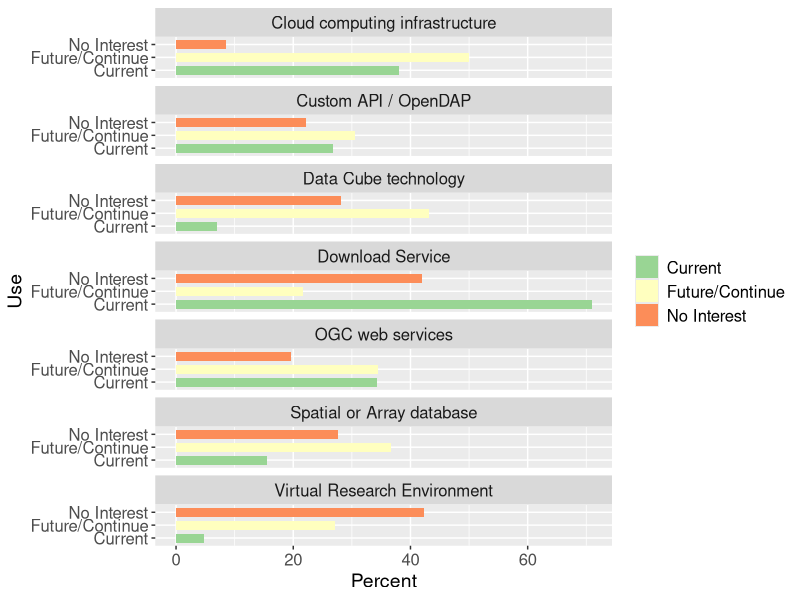

Generate this figure with R:
library('stringr')
library(ggplot2)
library(RColorBrewer)

wd <- setwd('/Users/julia_wagemann/Documents/github/survey_analysis/')


dataService <- c(rep("Download Service", 3), 
                 rep('Cloud computing infrastructure',3), 
                 rep("OGC web services",3), 
                 rep("Custom API / OpenDAP",3), 
                 rep("Virtual Research Environment",3), 
                 rep("Data Cube technology",3), 
                 rep("Spatial or Array database",3))
use <- rep(c("Current", "Future/Continue","No Interest"),7)
sums <- c(70.9,21.6,42.0,38.0,50,8.5,34.3,34.4,19.7,26.8,30.5,22.1,4.7,27.2,42.3,7.0,43.2,28.2,15.5,36.6,27.7)


data_use_sums <- data.frame(dataService, use, sums)

# Grouped
ggplot(data_use_sums, aes(fill=use, y=sums, x=use)) + 
  geom_bar(stat="identity",width=0.7) +
  facet_wrap(dataService~., ncol=1) +
  coord_flip() +
  scale_fill_brewer(palette="Spectral",direction=-1) +
  labs(x="Use", y="Percent") +
  theme(legend.title=element_blank(),
        axis.text=element_text(size=12),
        legend.text = element_text(size=12),
        strip.text.x=element_text(size=12),
        axis.title = element_text(size=14))
